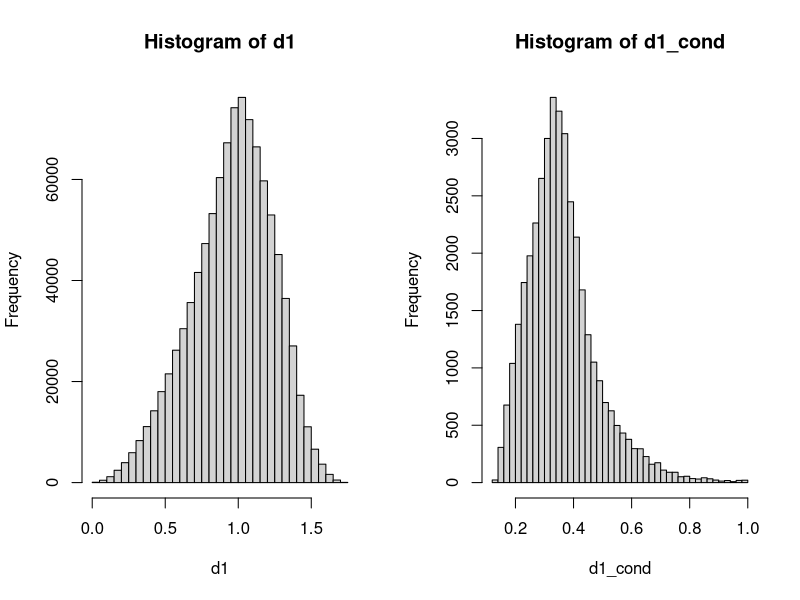

The R script that drew this image:
## ---- chunk 1
simulate = function(nsim, eps, conditional) {
  x = runif(nsim)
  y = runif(nsim)
  z = runif(nsim)
  d1 = sqrt((1-x)^2+(1-y)^2+(1-z)^2)
  if (conditional) {
    d0 = sqrt(x^2+y^2+z^2)
    cond = (d0 > 1.5-eps) & (d0<1.5+eps)
    return( d1[cond] )
  } else {
    return(d1)
  }
}
## ---- chunk 2
nsim = 1000000
eps = 0.1
d1_cond = simulate(nsim,eps,conditional=TRUE)
d1 = simulate(nsim,eps, conditional=FALSE)
par(mfrow=c(1,2))
hist(d1, breaks=50)
hist(d1_cond, breaks=50)

## ---- chunk 3
set.seed(1223)
nsim = 100000
epss = c( 2, 1, 0.5, 0.3, 0.2, 0.1, 0.02, 0.01, 0.001, 0.0001)
d1s = vector(length=length(epss))
for ( eps in epss) {
  sims =     simulate(nsim, eps = eps, conditional = TRUE)
  print( paste( "Eps = ", eps, ", Draws = ",length(sims)," Mean = ",mean(sims) ))
}

## ---- chunk 4
nsim = 1000000
epss = c( 2, 1, 0.5, 0.3, 0.2, 0.1, 0.02, 0.01, 0.001, 0.0001)
d1s = vector(length=length(epss))
for ( eps in epss) {
  sims =     simulate(nsim, eps = eps, conditional = TRUE)
  print( paste( "Eps = ", eps, ", Draws = ",length(sims)," Mean = ",mean(sims) ))
}
